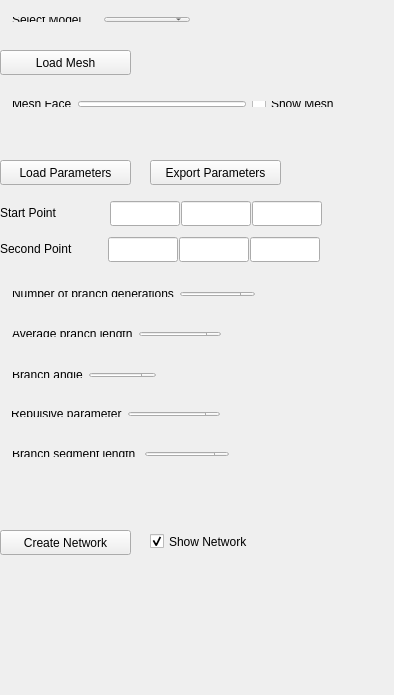
<?xml version="1.0" encoding="UTF-8"?>
<ui version="4.0">
 <class>sv4guiPurkinjeNetworkEdit</class>
 <widget class="QWidget" name="sv4guiPurkinjeNetworkEdit">
  <property name="geometry">
   <rect>
    <x>0</x>
    <y>0</y>
    <width>394</width>
    <height>695</height>
   </rect>
  </property>
  <property name="minimumSize">
   <size>
    <width>0</width>
    <height>0</height>
   </size>
  </property>
  <property name="windowTitle">
   <string>Edit Path</string>
  </property>
  <property name="toolTip">
   <string>Load surface mesh from a VTK (.vtp) file.</string>
  </property>
  <property name="whatsThis">
   <string/>
  </property>
  <widget class="QPushButton" name="buttonLoadMesh">
   <property name="geometry">
    <rect>
     <x>0</x>
     <y>50</y>
     <width>131</width>
     <height>25</height>
    </rect>
   </property>
   <property name="toolTip">
    <string>Load a mesh from a file.</string>
   </property>
   <property name="whatsThis">
    <string extracomment="Load a surface mesh from a VTK (.vtp) file."/>
   </property>
   <property name="text">
    <string>Load Mesh</string>
   </property>
  </widget>
  <widget class="QPushButton" name="buttonCreateNetwork">
   <property name="geometry">
    <rect>
     <x>0</x>
     <y>530</y>
     <width>131</width>
     <height>25</height>
    </rect>
   </property>
   <property name="toolTip">
    <string>Create a Purkinje Network using the selected starting point and parameters.</string>
   </property>
   <property name="text">
    <string>Create Network</string>
   </property>
  </widget>
  <widget class="QCheckBox" name="networkCheckBox">
   <property name="geometry">
    <rect>
     <x>150</x>
     <y>530</y>
     <width>131</width>
     <height>23</height>
    </rect>
   </property>
   <property name="text">
    <string>Show Network</string>
   </property>
   <property name="checked">
    <bool>true</bool>
   </property>
  </widget>
  <widget class="QWidget" name="layoutWidget_2">
   <property name="geometry">
    <rect>
     <x>0</x>
     <y>400</y>
     <width>231</width>
     <height>28</height>
    </rect>
   </property>
   <layout class="QHBoxLayout" name="horizontalLayout_4">
    <item>
     <widget class="QLabel" name="label_4">
      <property name="text">
       <string>Repulsive parameter</string>
      </property>
     </widget>
    </item>
    <item>
     <widget class="QDoubleSpinBox" name="repulsiveParameterSpinBox">
      <property name="toolTip">
       <string>Regulates the branch curvature: the larger the repulsion parameter, the more the branches repel each other.</string>
      </property>
      <property name="value">
       <double>0.100000000000000</double>
      </property>
     </widget>
    </item>
   </layout>
  </widget>
  <widget class="QWidget" name="layoutWidget">
   <property name="geometry">
    <rect>
     <x>1</x>
     <y>280</y>
     <width>265</width>
     <height>28</height>
    </rect>
   </property>
   <layout class="QHBoxLayout" name="horizontalLayout">
    <item>
     <widget class="QLabel" name="label">
      <property name="text">
       <string>Number of branch generations</string>
      </property>
     </widget>
    </item>
    <item>
     <widget class="QSpinBox" name="numBranchGenSpinBox">
      <property name="toolTip">
       <string>The maximum number of network branches generated from the initial node.</string>
      </property>
      <property name="minimum">
       <number>1</number>
      </property>
      <property name="value">
       <number>10</number>
      </property>
     </widget>
    </item>
   </layout>
  </widget>
  <widget class="QWidget" name="layoutWidget">
   <property name="geometry">
    <rect>
     <x>1</x>
     <y>320</y>
     <width>231</width>
     <height>28</height>
    </rect>
   </property>
   <layout class="QHBoxLayout" name="horizontalLayout_2">
    <item>
     <widget class="QLabel" name="label_2">
      <property name="text">
       <string>Average branch length</string>
      </property>
     </widget>
    </item>
    <item>
     <widget class="QDoubleSpinBox" name="avgBranchLengthSpinBox">
      <property name="toolTip">
       <string>The average length L of the branches. The length of each branch is calculted from a random normal distribution with mean L.</string>
      </property>
      <property name="value">
       <double>0.300000000000000</double>
      </property>
     </widget>
    </item>
   </layout>
  </widget>
  <widget class="QWidget" name="layoutWidget">
   <property name="geometry">
    <rect>
     <x>1</x>
     <y>6</y>
     <width>200</width>
     <height>27</height>
    </rect>
   </property>
   <layout class="QHBoxLayout" name="horizontalLayout_6">
    <item>
     <widget class="QLabel" name="label_6">
      <property name="text">
       <string>Select Model   </string>
      </property>
     </widget>
    </item>
    <item>
     <widget class="QComboBox" name="selectMeshComboBox"/>
    </item>
   </layout>
  </widget>
  <widget class="QLabel" name="label_8">
   <property name="geometry">
    <rect>
     <x>0</x>
     <y>204</y>
     <width>74</width>
     <height>17</height>
    </rect>
   </property>
   <property name="text">
    <string>Start Point</string>
   </property>
  </widget>
  <widget class="QLineEdit" name="startPointXLineEdit">
   <property name="geometry">
    <rect>
     <x>110</x>
     <y>201</y>
     <width>70</width>
     <height>25</height>
    </rect>
   </property>
   <property name="toolTip">
    <string>The X-coordinate of the network start point.</string>
   </property>
  </widget>
  <widget class="QLineEdit" name="startPointYLineEdit">
   <property name="geometry">
    <rect>
     <x>181</x>
     <y>201</y>
     <width>70</width>
     <height>25</height>
    </rect>
   </property>
   <property name="toolTip">
    <string>The Y-coordinate of the network start point.</string>
   </property>
  </widget>
  <widget class="QLineEdit" name="startPointZLineEdit">
   <property name="geometry">
    <rect>
     <x>252</x>
     <y>201</y>
     <width>70</width>
     <height>25</height>
    </rect>
   </property>
   <property name="toolTip">
    <string>The Z-coordinate of the network start point.</string>
   </property>
  </widget>
  <widget class="QWidget" name="layoutWidget">
   <property name="geometry">
    <rect>
     <x>1</x>
     <y>90</y>
     <width>350</width>
     <height>28</height>
    </rect>
   </property>
   <layout class="QHBoxLayout" name="horizontalLayout_7">
    <item>
     <widget class="QLabel" name="label_7">
      <property name="text">
       <string>Mesh Face</string>
      </property>
     </widget>
    </item>
    <item>
     <widget class="QLineEdit" name="meshSurfaceNameLineEdit">
      <property name="toolTip">
       <string>Displays the name of the mesh face selected.</string>
      </property>
     </widget>
    </item>
    <item>
     <widget class="QCheckBox" name="meshCheckBox">
      <property name="toolTip">
       <string>Toggle the display of the mesh.</string>
      </property>
      <property name="text">
       <string>Show Mesh</string>
      </property>
     </widget>
    </item>
   </layout>
  </widget>
  <widget class="QWidget" name="layoutWidget">
   <property name="geometry">
    <rect>
     <x>1</x>
     <y>440</y>
     <width>239</width>
     <height>28</height>
    </rect>
   </property>
   <layout class="QHBoxLayout" name="horizontalLayout_5">
    <item>
     <widget class="QLabel" name="label_5">
      <property name="text">
       <string>Branch segment length </string>
      </property>
     </widget>
    </item>
    <item>
     <widget class="QDoubleSpinBox" name="branchSegLengthSpinBox">
      <property name="toolTip">
       <string>Approximate length of the segments that compose one branch (the length of a branch is random).</string>
      </property>
      <property name="value">
       <double>0.010000000000000</double>
      </property>
     </widget>
    </item>
   </layout>
  </widget>
  <widget class="QWidget" name="layoutWidget">
   <property name="geometry">
    <rect>
     <x>1</x>
     <y>361</y>
     <width>166</width>
     <height>28</height>
    </rect>
   </property>
   <layout class="QHBoxLayout" name="horizontalLayout_3">
    <item>
     <widget class="QLabel" name="label_3">
      <property name="text">
       <string>Branch angle</string>
      </property>
     </widget>
    </item>
    <item>
     <widget class="QDoubleSpinBox" name="branchAngleSpinBox">
      <property name="toolTip">
       <string>The angle with respect to the direction of the previous branch and the new branch.</string>
      </property>
      <property name="value">
       <double>0.150000000000000</double>
      </property>
     </widget>
    </item>
   </layout>
  </widget>
  <widget class="QLineEdit" name="secondPointYLineEdit">
   <property name="geometry">
    <rect>
     <x>179</x>
     <y>237</y>
     <width>70</width>
     <height>25</height>
    </rect>
   </property>
   <property name="toolTip">
    <string>The Y-coordinate of the network start point.</string>
   </property>
  </widget>
  <widget class="QLineEdit" name="secondPointZLineEdit">
   <property name="geometry">
    <rect>
     <x>250</x>
     <y>237</y>
     <width>70</width>
     <height>25</height>
    </rect>
   </property>
   <property name="toolTip">
    <string>The Z-coordinate of the network start point.</string>
   </property>
  </widget>
  <widget class="QLineEdit" name="secondPointXLineEdit">
   <property name="geometry">
    <rect>
     <x>108</x>
     <y>237</y>
     <width>70</width>
     <height>25</height>
    </rect>
   </property>
   <property name="toolTip">
    <string>The X-coordinate of the network start point.</string>
   </property>
  </widget>
  <widget class="QLabel" name="label_9">
   <property name="geometry">
    <rect>
     <x>0</x>
     <y>240</y>
     <width>91</width>
     <height>17</height>
    </rect>
   </property>
   <property name="text">
    <string>Second Point</string>
   </property>
  </widget>
  <widget class="QPushButton" name="buttonLoadParameters">
   <property name="geometry">
    <rect>
     <x>0</x>
     <y>160</y>
     <width>131</width>
     <height>25</height>
    </rect>
   </property>
   <property name="toolTip">
    <string>Write the current parameter values to a file.</string>
   </property>
   <property name="whatsThis">
    <string extracomment="Load a surface mesh from a VTK (.vtp) file."/>
   </property>
   <property name="text">
    <string>Load Parameters</string>
   </property>
  </widget>
  <widget class="QPushButton" name="buttonExportParameters">
   <property name="geometry">
    <rect>
     <x>150</x>
     <y>160</y>
     <width>131</width>
     <height>25</height>
    </rect>
   </property>
   <property name="toolTip">
    <string>Set the current parameters from a file.</string>
   </property>
   <property name="whatsThis">
    <string extracomment="Load a surface mesh from a VTK (.vtp) file."/>
   </property>
   <property name="text">
    <string>Export Parameters</string>
   </property>
  </widget>
 </widget>
 <layoutdefault spacing="6" margin="11"/>
 <resources/>
 <connections/>
</ui>
